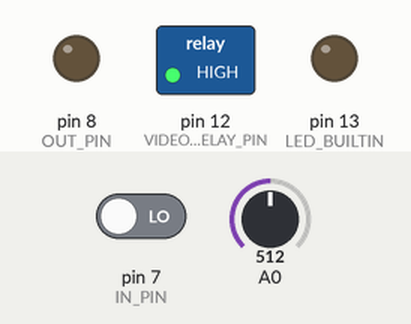
Recording of a sketch running on a simulated Arduino Uno, built with avr-gcc and run on an emulated ATmega328P. On the bench: switched loads named in the sketch (green lamp = pin HIGH), output pins drawn as LEDs (lit = HIGH). Inputs (shaded band) come from the test bench; at power-on: pin 7 (IN_PIN) LOW, A0 = 512.

Above: at 1.2 s.
1.3 s: pin 7 (IN_PIN) driven HIGH
At 1.7 s:
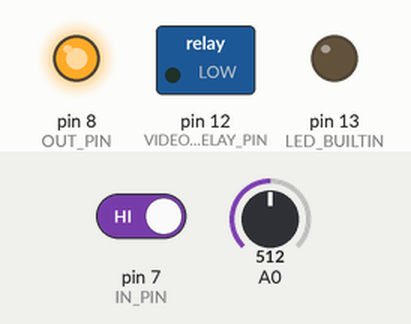
2.9 s: pin 7 (IN_PIN) driven LOW
At 4.2 s:
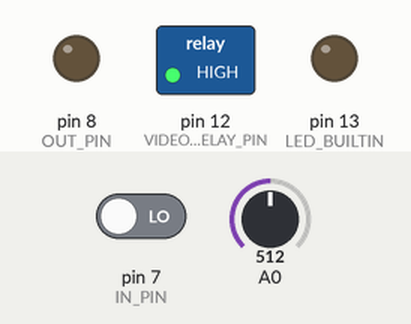
Timing chart, 0 to 5.9 s (numbered marks = the images above; inputs shaded):
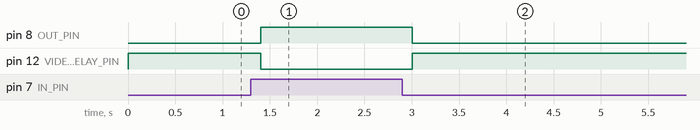

Measured:
- after the input at 1.3 s, pin 8 (OUT_PIN): LOW → HIGH after 0.10 s; pin 12 (VIDEO_RELAY_PIN): HIGH → LOW after 0.10 s
- after the input at 2.9 s, pin 8 (OUT_PIN): HIGH → LOW after 0.10 s; pin 12 (VIDEO_RELAY_PIN): LOW → HIGH after 0.10 s

The sketch:

TVSim.ino
```cpp
/*
    Raspberry Pi TV simulator - Arduino code
    by Rodrigo Feliciano - https://www.youtube.com/pakequis

    This code read the tune potentiometer of the TV and
    set a relay for 3 different "channels".
*/

#define CH1_MIN_VALUE 50
#define CH1_MAX_VALUE 150
#define CH2_MIN_VALUE 250
#define CH2_MAX_VALUE 350
#define CH3_MIN_VALUE 450
#define CH3_MAX_VALUE 550
#define CH4_MIN_VALUE 650
#define CH4_MAX_VALUE 750
#define CH5_MIN_VALUE 850
#define CH5_MAX_VALUE 950
#define VIDEO_RELAY_PIN 12

#define IN_PIN 7
#define OUT_PIN 8

typedef enum
{
    no_video,
    video_on
}loop_state;

int mode = no_video;
char channel = '0';

/* Channel select with TV tune potentiometer */
char channel_select()
{
    int val = analogRead(A0);

    if(val > CH1_MIN_VALUE && val < CH1_MAX_VALUE) return '1';
    //else if(val > CH2_MIN_VALUE && val < CH2_MAX_VALUE) return '2';   /* for future use with 5 channels */
    else if(val > CH3_MIN_VALUE && val < CH3_MAX_VALUE) return '3';
    //else if(val > CH4_MIN_VALUE && val < CH4_MAX_VALUE) return '4';   /* for future use with 5 channels */
    else if(val > CH5_MIN_VALUE && val < CH5_MAX_VALUE) return '5';
    else return '0';
}

//arduino setup
void setup()
{
    pinMode(LED_BUILTIN,OUTPUT);
    digitalWrite(LED_BUILTIN,LOW);
    pinMode(VIDEO_RELAY_PIN, OUTPUT);
    digitalWrite(VIDEO_RELAY_PIN, HIGH);

    pinMode(IN_PIN, INPUT);
    pinMode(OUT_PIN, OUTPUT);
    digitalWrite(OUT_PIN, LOW);
}

//arduino loop
void loop()
{
    channel = channel_select();

    switch (mode)
    {
        case no_video:
            if(digitalRead(IN_PIN) == HIGH) mode = video_on;
            digitalWrite(VIDEO_RELAY_PIN, HIGH);
            digitalWrite(OUT_PIN, LOW);
        break;

        case video_on:
            if(channel != '0')
            {
                digitalWrite(VIDEO_RELAY_PIN, LOW);
                digitalWrite(OUT_PIN, HIGH);
            }
            else
            {
                digitalWrite(VIDEO_RELAY_PIN, HIGH);
                digitalWrite(OUT_PIN, LOW);
            }
            if(digitalRead(IN_PIN) == LOW) mode = no_video;
        break;

        case 2:
            mode = no_video;    /* for future use... */
        break;

        default:
            mode = no_video;
        break;
    }

    delay(100);
}
```
